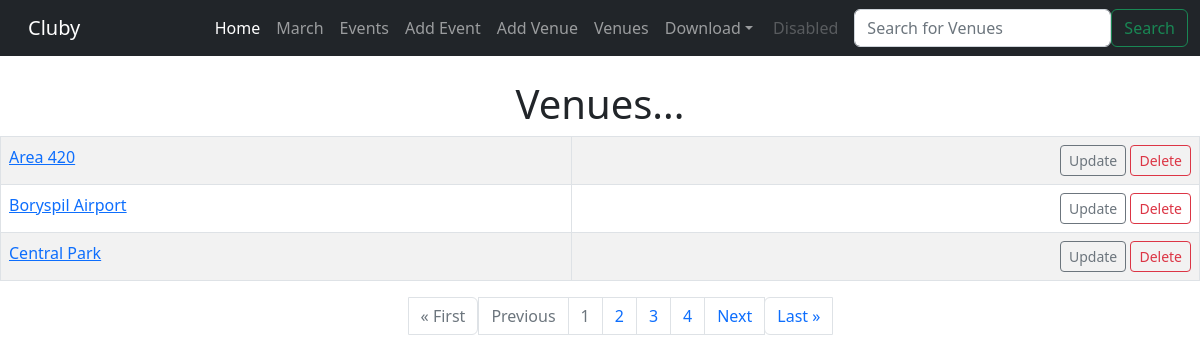
Screenshot of /list_venues with the database file from the repository.
### events/models.py (models this page shows)
class Venue(models.Model):
    name = models.CharField('Venue Name', max_length = 120)
    address = models.CharField(max_length = 300)
    zip_code = models.CharField('Zip Code', max_length = 15)
    phone = models.CharField('Contact Phone', max_length = 25, blank=True)
    web = models.URLField('Website Address', blank=True)
    email_address = models.EmailField('Email Address', blank=True)
    def __str__(self):
        return self.name

### events/views.py (the view)
# urls.py: path('list_venues', views.list_venues, name='list-venues'),
def list_venues(request):
    p = Paginator(Venue.objects.all().order_by('name'), 3)
    page = request.GET.get('page')
    venues = p.get_page(page)
    nums = "a" * venues.paginator.num_pages
    return render(request, 'events/venues.html', {
        'venues': venues,
        'nums': nums,
    })

### events/templates/events/venues.html
{% extends 'events/base.html' %}
{% block content %}
<center>
    <h1>Venues...</h1>
    <table class="table table-striped table-hover table-bordered">
        {% for venue in venues %}
            <tr>
                <td>
                    <a href="{% url 'show-venue' venue.id %}">{{ venue }}</a>
                    <br>
                </td>
                <td align="right">
                    <a href="{% url 'update-venue' venue.id %}" class="btn btn-outline-secondary btn-sm">Update</a>
                    <a href="{% url 'delete-venue' venue.id %}" class="btn btn-outline-danger btn-sm">Delete</a>
                </td>
            </tr>
        {% endfor %}
    </table>
        <nav aria-label="Page navigation example">
            <ul class="pagination justify-content-center">
                {% if venues.has_previous %}
                    <li class="page-item"><a class="page-link" href="?page=1">&laquo First</a></li>
                    <li class="page-item"><a class="page-link" href="?page={{ venues.previous_page_number }}">Previous</a></li>
                {% else %}
                    <li class="page-item disabled"><a class="page-link" href="">&laquo First</a></li>
                    <li class="page-item disabled"><a class="page-link" href="">Previous</a></li>
                {% endif %}
                {% for i in nums %}
                    {% if venues.number != forloop.counter %}
                        <li class="page-item"><a class="page-link" href="?page={{ forloop.counter }}">{{ forloop.counter }}</a></li>
                    {% else %}
                        <li class="page-item disabled"><a class="page-link" href="">{{ forloop.counter }}</a></li>
                    {% endif %}
                {% endfor %}
                {% if venues.has_next %}
                    <li class="page-item"><a class="page-link" href="?page={{ venues.next_page_number }}">Next</a></li>
                    <li class="page-item"><a class="page-link" href="?page={{ venues.paginator.num_pages }}">Last &raquo</a></li>
                {% else %}
                    <li class="page-item disabled"><a class="page-link" href="">Next</a></li>
                    <li class="page-item disabled"><a class="page-link" href="">Last &raquo</a></li>
                {% endif %}
            </ul>
        </nav>
</center>
{% endblock %}

### rows the page displays
Venue: name "Area 420"
Venue: name "Boryspil Airport"
Venue: name "Central Park"
